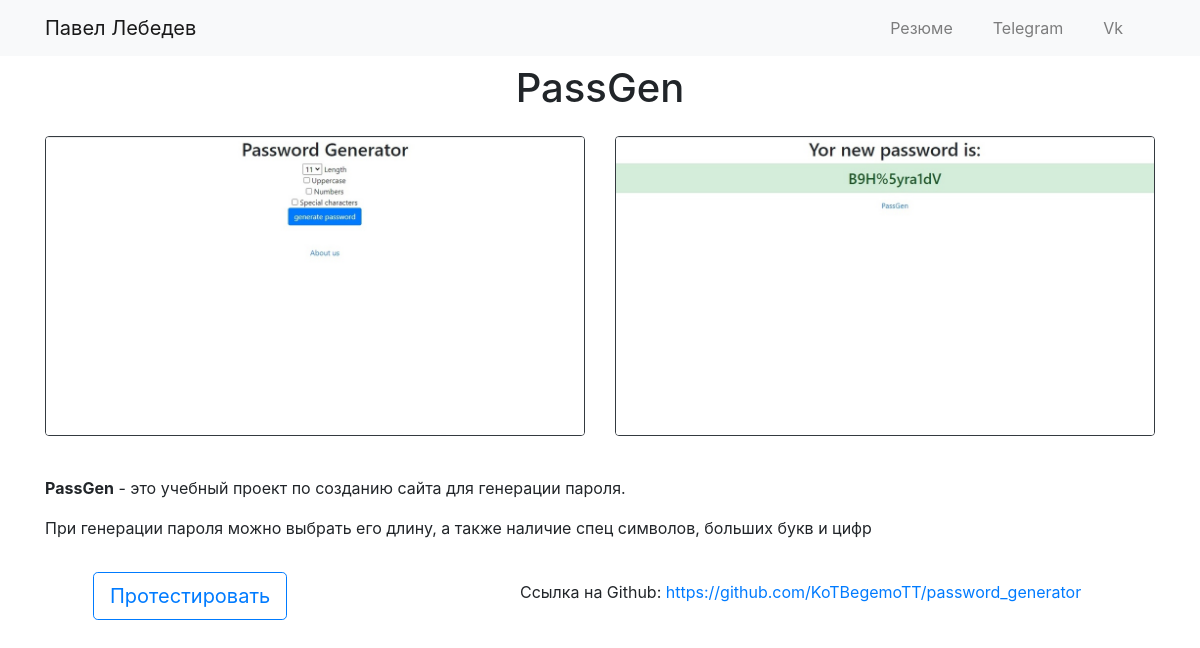
The page /projects/5 on the database its author committed.
### portfolio/models.py (models this page shows, shortened)
class Project(models.Model):
    name = models.CharField(max_length=100)
    description = models.TextField()
    image = models.ImageField(upload_to='portfolio', blank=True)
    url = models.URLField(blank=True)
    test_url = models.CharField(max_length=100, blank=True)

class ProjectImage(models.Model):
    project = models.ForeignKey(Project, on_delete=models.CASCADE)
    description = models.CharField(max_length=250)
    image = models.ImageField(upload_to='portfolio', blank=True)

### portfolio/views.py (the view)
# urls.py: path('<pk>', views.view_project, name='view_project'),
def view_project(request, pk):
    project = get_object_or_404(Project, id=pk)
    images = ProjectImage.objects.filter(project=pk)
    return render(request, 'portfolio/view_project.html', context={'project': project, 'images': images})

### portfolio/templates/portfolio/view_project.html (shortened to what this page needs)
<!DOCTYPE html>
<html lang="en">
<head>
</head>
<body>
{% extends 'portfolio/base.html' %}
{% block content %}
<div class="row justify-content-center mt-2">
    <h1>{{ project.name }}</h1>
</div>
<div class="row mt-3">
    {% for image in images %}
    <div class="col">
        <img class="img-fluid rounded mb-2 border border-dark" src="{{ image.image.url }}">
    </div>
    {% endfor %}
</div>
<div class="row justify-content-center mt-2 mt-3">
    <div class="col">
        <p style="font-size: 18px;">{{ project.description|safe }}</p>
    </div>
</div>
<div class="row justify-content-center mt-2 mt-3">
    {% if project.test_url %}
        <div class="col ml-5">
            <a class="btn btn-lg btn btn-outline-primary" href="{% url project.test_url %}" role="button">Протестировать</a>
        </div>
    {% else %}
        <div class="col ml-5">
            <a class="btn btn-lg btn btn-outline-secondary" href="#" role="button">Протестировать</a>
        </div>
    {% endif %}
    <div class="col-7 mt-2">
        Ссылка на Github: <a target="_blank" href="{{project.url}}">{{ project.url }}</a>
    </div>
</div>
<br>
{% endblock %}

### rows shown on the page
Project: name "PassGen", description "PassGen - это учебный проект по созданию сайта для генерации пароля. При генерации пароля можно выбрать его длину, а также наличие спец символов, больших букв и цифр", url "https://github.com/KoTBegemoTT/password_generator"
ProjectImage: image (picture)
ProjectImage: image (picture)
